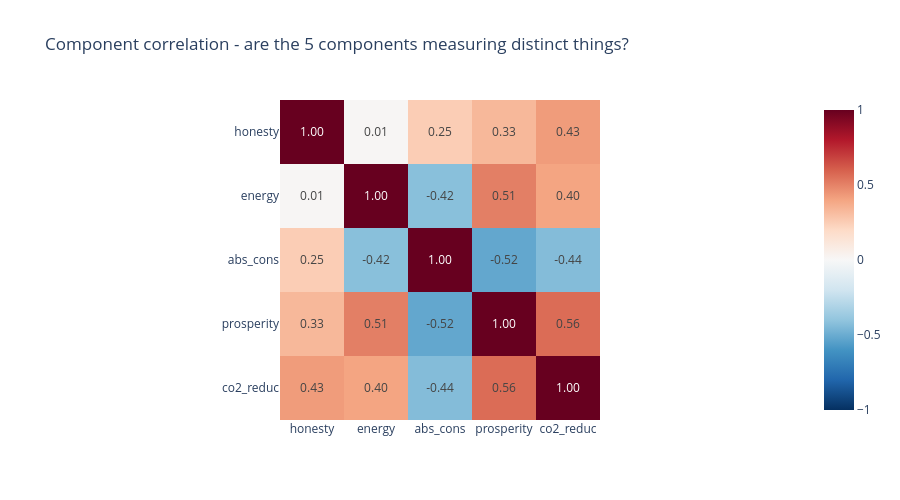

Here is the notebook cell this chart was saved with:
### Code cell
# ---------- FAIRNESS REFEREE 5: component redundancy (construct validity) ----------
# If two components correlate strongly, they double-count - one is partly redundant.
comp_score_cols = ['s_honesty', 's_energy', 's_abs', 's_prosperity', 's_co2']
nice = {'s_honesty': 'honesty', 's_energy': 'energy', 's_abs': 'abs_cons',
        's_prosperity': 'prosperity', 's_co2': 'co2_reduc'}

cc = scores_2000[comp_score_cols].corr().rename(index=nice, columns=nice)
print("Component score correlation (|r|>0.6 = possible double-counting):")
print(cc.round(2).to_string())

fig = px.imshow(cc, text_auto='.2f', color_continuous_scale='RdBu_r', zmin=-1, zmax=1,
                title='Component correlation - are the 5 components measuring distinct things?',
                height=500)
fig.show()

pairs = [(nice[a], nice[b], cc.iloc[i, j])
         for i, a in enumerate(comp_score_cols)
         for j, b in enumerate(comp_score_cols) if j > i]
redundant = [(a, b, round(v, 2)) for a, b, v in pairs if abs(v) > 0.6]
print("\nStrongly-correlated pairs (|r|>0.6):", redundant if redundant else "none - components are distinct")

### Figure 1 — Plotly figure (JSON) as saved in the notebook; plotly's stock layout.template omitted (floating-point values rounded to 4 significant figures)
{"data": [{"coloraxis": "coloraxis", "hovertemplate": "x: %{x}<br>y: %{y}<br>color: %{z}<extra></extra>", "name": "0", "texttemplate": "%{z:.2f}", "type": "heatmap", "x": ["honesty", "energy", "abs_cons", "prosperity", "co2_reduc"], "xaxis": "x", "y": ["honesty", "energy", "abs_cons", "prosperity", "co2_reduc"], "yaxis": "y", "z": [[1.0, 0.0116, 0.2536, 0.3297, 0.427], [0.0116, 1.0, -0.422, 0.5102, 0.4008], [0.2536, -0.422, 1.0, -0.5195, -0.4363], [0.3297, 0.5102, -0.5195, 1.0, 0.5643], [0.427, 0.4008, -0.4363, 0.5643, 1.0]]}], "layout": {"coloraxis": {"autocolorscale": false, "cmax": 1, "cmin": -1, "colorscale": [[0, "rgb(5,48,97)"], [0.1, "rgb(33,102,172)"], [0.2, "rgb(67,147,195)"], [0.3, "rgb(146,197,222)"], [0.4, "rgb(209,229,240)"], [0.5, "rgb(247,247,247)"], [0.6, "rgb(253,219,199)"], [0.7, "rgb(244,165,130)"], [0.8, "rgb(214,96,77)"], [0.9, "rgb(178,24,43)"], [1, "rgb(103,0,31)"]]}, "height": 500, "title": {"text": "Component correlation - are the 5 components measuring distinct things?"}, "xaxis": {"anchor": "y", "constrain": "domain", "domain": [0, 1], "scaleanchor": "y"}, "yaxis": {"anchor": "x", "autorange": "reversed", "constrain": "domain", "domain": [0, 1]}}}
